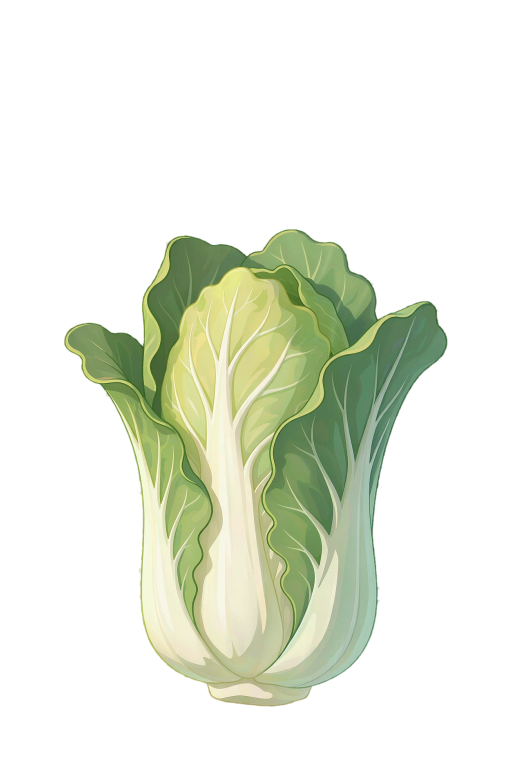
#> input picture prototype/pixel-farm/source/cabbage-mature.png, 512 x 768 px
$ python convert-cabbage.py
#> lines starting #> are read from the running program, lines starting #| are printed output that depends on the picture; after the words box and inside, x2 and y2 are one past the last pixel; in counts of white or black regions, pixels touching at a corner belong together
"""Rebuild the approved 48x72 cabbage from the retained AI source and palette."""
from pathlib import Path
import json
from PIL import Image

ROOT = Path(__file__).resolve().parent


def main():
    settings = json.loads((ROOT/'source/conversion.json').read_text(encoding='utf-8'))
#> (reads prototype/pixel-farm/source/conversion.json from the repository)
    source = Image.open(ROOT/'source/cabbage-mature.png').convert('RGBA')
#> source is the input picture: PIL image 512x768 RGBA; mean R, G, B, A 48.4, 53.3, 38.8, 73.1
    subject = source.crop(tuple(settings['crop']))
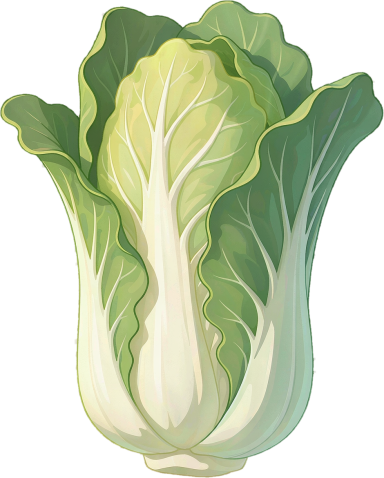
#> subject: PIL image 384x478 RGBA; mean R, G, B, A 103.7, 114.2, 83.2, 156.7; transparent parts drawn white
    w, h = 48, 72
    scale = min((w-4)/subject.width, (h-6)/subject.height)
#> scale = 0.115
    small = subject.resize((round(subject.width*scale), round(subject.height*scale)), Image.Resampling.LANCZOS)
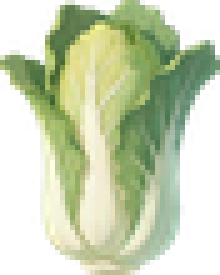
#> small: PIL image 44x55 RGBA (shown 5 times larger); mean R, G, B, A 117.4, 130.1, 94.1, 156.7; transparent parts drawn white
    palette = Image.new('P', (1, 1))
    colors = [component for color in settings['palette'] for component in color]
    palette.putpalette(colors + [0]*(768-len(colors)))
    converted = small.convert('RGB').quantize(palette=palette, dither=Image.Dither.NONE).convert('RGBA')
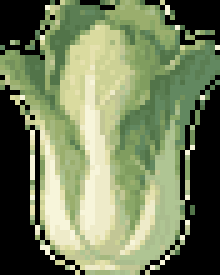
#> converted: PIL image 44x55 RGBA (shown 5 times larger); mean R, G, B, A 116.2, 128.4, 93.2, 255
    mask = small.getchannel('A').point(lambda value: 255 if value >= 128 else 0)
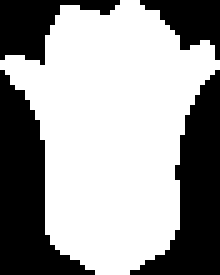
#> mask: PIL image 44x55 L (shown 5 times larger); 61.5% white; 4 black regions, box (x1, y1, x2, y2) and area: (0, 14, 19, 55) 356, (26, 14, 44, 55) 330, (0, 0, 24, 13) 141, (28, 0, 44, 12) 104
    converted.putalpha(mask)
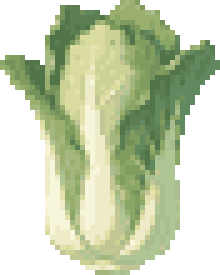
#> converted: PIL image 44x55 RGBA (shown 5 times larger); mean R, G, B, A 116.2, 128.4, 93.2, 156.9; transparent parts drawn white
    cleaned = Image.new('RGBA', converted.size)
#> cleaned: PIL image 44x55 RGBA; every value is 0
    cleaned.paste(converted, (0, 0), mask)
    result = Image.new('RGBA', (w, h))
#> result: PIL image 48x72 RGBA; every value is 0
    result.alpha_composite(cleaned, ((w-cleaned.width)//2, round(h*.92)-cleaned.height))
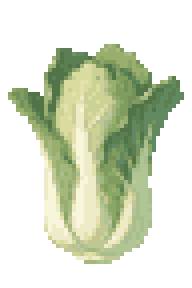
#> result: PIL image 48x72 RGBA (shown 4 times larger); mean R, G, B, A 71.2, 78.6, 57, 109.9; transparent parts drawn white
    destination = ROOT/'assets/ai-cabbage/cabbage-mature-48x72.png'
    destination.parent.mkdir(parents=True, exist_ok=True)
    result.save(destination)
    print('Generated approved 48x72 cabbage with the retained 16-color palette.')


if __name__ == '__main__':
    main()
